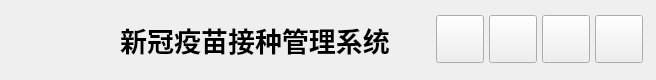
    <widget class="QWidget" name="top_menu" native="true">
     <property name="sizePolicy">
      <sizepolicy hsizetype="Preferred" vsizetype="Fixed">
       <horstretch>0</horstretch>
       <verstretch>0</verstretch>
      </sizepolicy>
     </property>
     <property name="minimumSize">
      <size>
       <width>0</width>
       <height>80</height>
      </size>
     </property>
     <property name="maximumSize">
      <size>
       <width>166666</width>
       <height>80</height>
      </size>
     </property>
     <property name="autoFillBackground">
      <bool>true</bool>
     </property>
     <layout class="QGridLayout" name="gridLayout_4">
      <property name="leftMargin">
       <number>0</number>
      </property>
      <property name="topMargin">
       <number>0</number>
      </property>
      <property name="rightMargin">
       <number>0</number>
      </property>
      <property name="bottomMargin">
       <number>0</number>
      </property>
      <item row="0" column="5">
       <widget class="QWidget" name="button_menu" native="true">
        <property name="minimumSize">
         <size>
          <width>210</width>
          <height>80</height>
         </size>
        </property>
        <property name="maximumSize">
         <size>
          <width>210</width>
          <height>80</height>
         </size>
        </property>
        <layout class="QGridLayout" name="gridLayout_2">
         <property name="leftMargin">
          <number>0</number>
         </property>
         <property name="topMargin">
          <number>0</number>
         </property>
         <property name="rightMargin">
          <number>5</number>
         </property>
         <property name="bottomMargin">
          <number>0</number>
         </property>
         <property name="verticalSpacing">
          <number>0</number>
         </property>
         <item row="1" column="3">
          <widget class="QToolButton" name="toolButton_close">
           <property name="minimumSize">
            <size>
             <width>48</width>
             <height>48</height>
            </size>
           </property>
           <property name="maximumSize">
            <size>
             <width>48</width>
             <height>48</height>
            </size>
           </property>
           <property name="cursor">
            <cursorShape>PointingHandCursor</cursorShape>
           </property>
           <property name="text">
            <string/>
           </property>
           <property name="icon">
            <iconset resource="resource.qrc">
             <normaloff>:/resource/icon/close.svg</normaloff>:/resource/icon/close.svg</iconset>
           </property>
           <property name="iconSize">
            <size>
             <width>32</width>
             <height>32</height>
            </size>
           </property>
          </widget>
         </item>
         <item row="1" column="2">
          <widget class="QToolButton" name="toolButton_size">
           <property name="minimumSize">
            <size>
             <width>48</width>
             <height>48</height>
            </size>
           </property>
           <property name="maximumSize">
            <size>
             <width>48</width>
             <height>48</height>
            </size>
           </property>
           <property name="cursor">
            <cursorShape>PointingHandCursor</cursorShape>
           </property>
           <property name="text">
            <string/>
           </property>
           <property name="icon">
            <iconset resource="resource.qrc">
             <normaloff>:/resource/icon/maximize.svg</normaloff>:/resource/icon/maximize.svg</iconset>
           </property>
           <property name="iconSize">
            <size>
             <width>32</width>
             <height>32</height>
            </size>
           </property>
          </widget>
         </item>
         <item row="1" column="1">
          <widget class="QToolButton" name="toolButton_minimize">
           <property name="minimumSize">
            <size>
             <width>48</width>
             <height>48</height>
            </size>
           </property>
           <property name="maximumSize">
            <size>
             <width>48</width>
             <height>48</height>
            </size>
           </property>
           <property name="cursor">
            <cursorShape>PointingHandCursor</cursorShape>
           </property>
           <property name="text">
            <string/>
           </property>
           <property name="icon">
            <iconset resource="resource.qrc">
             <normaloff>:/resource/icon/minimize.svg</normaloff>:/resource/icon/minimize.svg</iconset>
           </property>
           <property name="iconSize">
            <size>
             <width>32</width>
             <height>32</height>
            </size>
           </property>
          </widget>
         </item>
         <item row="0" column="2">
          <spacer name="verticalSpacer_2">
           <property name="orientation">
            <enum>Qt::Vertical</enum>
           </property>
           <property name="sizeType">
            <enum>QSizePolicy::Fixed</enum>
           </property>
           <property name="sizeHint" stdset="0">
            <size>
             <width>20</width>
             <height>15</height>
            </size>
           </property>
          </spacer>
         </item>
         <item row="2" column="2">
          <spacer name="verticalSpacer">
           <property name="orientation">
            <enum>Qt::Vertical</enum>
           </property>
           <property name="sizeHint" stdset="0">
            <size>
             <width>20</width>
             <height>40</height>
            </size>
           </property>
          </spacer>
         </item>
         <item row="1" column="0">
          <widget class="QToolButton" name="toolButton_more">
           <property name="minimumSize">
            <size>
             <width>48</width>
             <height>48</height>
            </size>
           </property>
           <property name="maximumSize">
            <size>
             <width>48</width>
             <height>48</height>
            </size>
           </property>
           <property name="cursor">
            <cursorShape>PointingHandCursor</cursorShape>
           </property>
           <property name="text">
            <string/>
           </property>
           <property name="icon">
            <iconset resource="resource.qrc">
             <normaloff>:/resource/icon/more.svg</normaloff>:/resource/icon/more.svg</iconset>
           </property>
           <property name="iconSize">
            <size>
             <width>32</width>
             <height>32</height>
            </size>
           </property>
           <property name="popupMode">
            <enum>QToolButton::InstantPopup</enum>
           </property>
           <property name="toolButtonStyle">
            <enum>Qt::ToolButtonIconOnly</enum>
           </property>
           <property name="arrowType">
            <enum>Qt::NoArrow</enum>
           </property>
          </widget>
         </item>
        </layout>
       </widget>
      </item>
      <item row="0" column="1">
       <widget class="QLabel" name="label">
        <property name="sizePolicy">
         <sizepolicy hsizetype="Fixed" vsizetype="Fixed">
          <horstretch>0</horstretch>
          <verstretch>0</verstretch>
         </sizepolicy>
        </property>
        <property name="minimumSize">
         <size>
          <width>64</width>
          <height>64</height>
         </size>
        </property>
        <property name="maximumSize">
         <size>
          <width>64</width>
          <height>64</height>
         </size>
        </property>
        <property name="text">
         <string/>
        </property>
        <property name="pixmap">
         <pixmap resource="resource.qrc">:/resource/icon/icon.svg</pixmap>
        </property>
        <property name="scaledContents">
         <bool>true</bool>
        </property>
        <property name="alignment">
         <set>Qt::AlignCenter</set>
        </property>
       </widget>
      </item>
      <item row="0" column="2">
       <spacer name="horizontalSpacer_3">
        <property name="orientation">
         <enum>Qt::Horizontal</enum>
        </property>
        <property name="sizeType">
         <enum>QSizePolicy::Fixed</enum>
        </property>
        <property name="sizeHint" stdset="0">
         <size>
          <width>20</width>
          <height>20</height>
         </size>
        </property>
       </spacer>
      </item>
      <item row="0" column="0">
       <spacer name="horizontalSpacer_6">
        <property name="orientation">
         <enum>Qt::Horizontal</enum>
        </property>
        <property name="sizeType">
         <enum>QSizePolicy::Fixed</enum>
        </property>
        <property name="sizeHint" stdset="0">
         <size>
          <width>30</width>
          <height>20</height>
         </size>
        </property>
       </spacer>
      </item>
      <item row="0" column="3">
       <widget class="QLabel" name="label_2">
        <property name="font">
         <font>
          <family>微软雅黑</family>
          <pointsize>20</pointsize>
          <weight>75</weight>
          <bold>true</bold>
         </font>
        </property>
        <property name="text">
         <string>新冠疫苗接种管理系统</string>
        </property>
        <property name="alignment">
         <set>Qt::AlignCenter</set>
        </property>
       </widget>
      </item>
      <item row="0" column="4">
       <spacer name="horizontalSpacer_2">
        <property name="orientation">
         <enum>Qt::Horizontal</enum>
        </property>
        <property name="sizeHint" stdset="0">
         <size>
          <width>40</width>
          <height>20</height>
         </size>
        </property>
       </spacer>
      </item>
      <item row="0" column="6">
       <spacer name="horizontalSpacer_4">
        <property name="orientation">
         <enum>Qt::Horizontal</enum>
        </property>
        <property name="sizeType">
         <enum>QSizePolicy::Fixed</enum>
        </property>
        <property name="sizeHint" stdset="0">
         <size>
          <width>10</width>
          <height>20</height>
         </size>
        </property>
       </spacer>
      </item>
     </layout>
    </widget>
